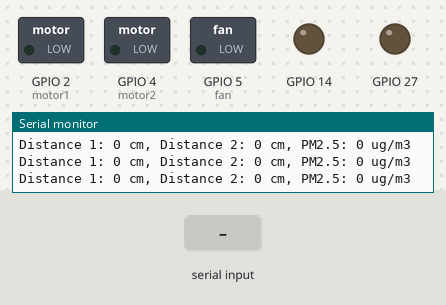
Recording of a sketch running on a simulated ESP32. Parts: switched loads named in the sketch (green lamp = pin HIGH), output pins drawn as LEDs (lit = HIGH), the last lines printed to the serial monitor. Inputs (shaded band) come from the test bench.

Above: at 1.2 s.
1.3 s: "90,45,200\n" received over Serial
At 2.0 s:
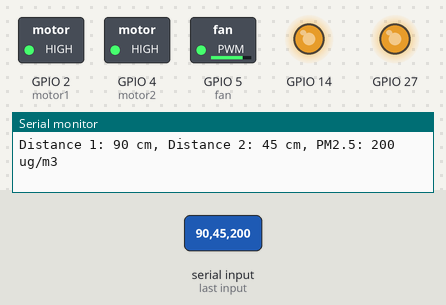
2.8 s: "90,45\n" received over Serial
At 3.2 s:
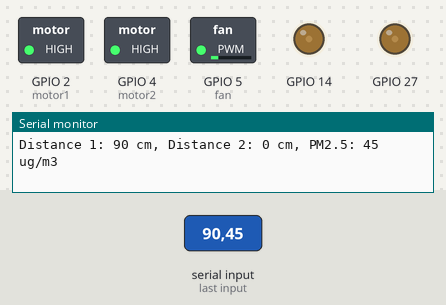
4.3 s: "30,150\n" received over Serial
At 5.5 s:
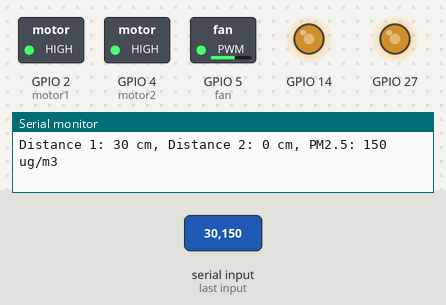
5.8 s: "30,150,10\n" received over Serial
At 6.7 s:
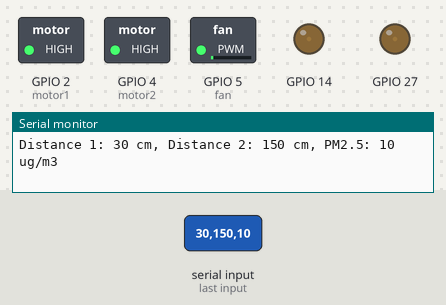
Timing chart, 0 to 8.8 s (numbered marks = the images above; inputs shaded):
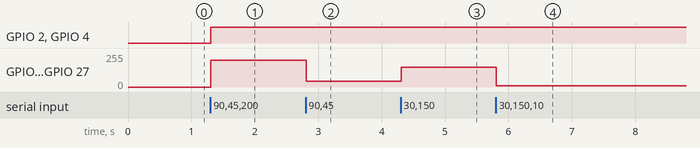

Measured:
- after the input at 1.3 s, GPIO 2 (motor1), GPIO 4 (motor2): LOW → HIGH at once; GPIO 5 (fan), GPIO 14, GPIO 27: 0/255 → 200/255 at once
- after the input at 2.8 s, GPIO 5 (fan), GPIO 14, GPIO 27: 200/255 → 45/255 at once
- after the input at 4.3 s, GPIO 5 (fan), GPIO 14, GPIO 27: 45/255 → 150/255 at once
- after the input at 5.8 s, GPIO 5 (fan), GPIO 14, GPIO 27: 150/255 → 10/255 at once

The sketch:

2_esp.ino
```cpp
#include <HardwareSerial.h>

const int motor1 = 2; // 모터 1 핀 1
const int motor2 = 4; // 모터 1 핀 2
const int fan = 5; // fan

int distance1 = 0;
int distance2 = 0;
int pm2_5 = 0;

void setup() {
  pinMode(motor1, OUTPUT);
  pinMode(motor2, OUTPUT);
  pinMode(fan, OUTPUT);
  pinMode(14, OUTPUT);
  pinMode(27, OUTPUT);

  Serial.begin(115200);
}

void loop() {
  // 시리얼 통신을 통해 거리 및 PM2.5 값을 받아옴
  if (Serial.available() > 0) {
    String data = Serial.readStringUntil('\n');
    int comma1 = data.indexOf(',');
    int comma2 = data.lastIndexOf(',');
    if (comma1 != -1 && comma2 != -1) {
      distance1 = data.substring(0, comma1).toInt();
      distance2 = data.substring(comma1 + 1, comma2).toInt();
      pm2_5 = data.substring(comma2 + 1).toInt();
    }
  }

  // 데이터를 문자열로 변환하여 시리얼 모니터로 출력
  Serial.print("Distance 1: ");
  Serial.print(distance1);
  Serial.print(" cm, Distance 2: ");
  Serial.print(distance2);
  Serial.print(" cm, PM2.5: ");
  Serial.print(pm2_5);
  Serial.println(" ug/m3");

  // 모터 및 팬 제어
  if (distance1 < 10 && distance2 < 10) {
    // 양쪽 센서에서 장애물이 감지될 때, 정지하고 팬 정지
    controlMotors(0, 0);
    controlFan(0);
  } else {
    // 양쪽 센서에서 장애물이 감지되지 않을 때, 전진 및 팬 제어
    controlMotors(1, 1);
    controlFan(pm2_5);
  }
}

void controlMotors(int motor1Speed, int motor2Speed) {
  digitalWrite(motor1, motor1Speed);
  digitalWrite(motor2, motor2Speed);
}

void controlFan(int fanSpeed) {
  analogWrite(fan, fanSpeed);
  analogWrite(14, fanSpeed);
  analogWrite(27, fanSpeed);
}
```
